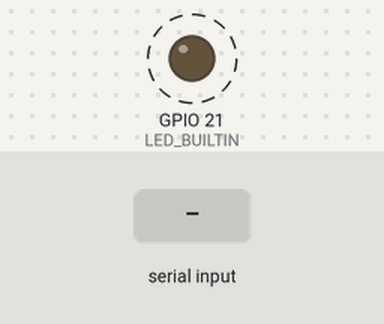
Simulated run of this sketch. Board: Seeed XIAO ESP32-S3. Parts: output pins drawn as LEDs (lit = HIGH). Dashed ring = blinking. The inputs (shaded band) are chosen by the test bench. What the sketch prints to the serial monitor is not drawn.

Above: at 1.2 s.
1.3 s: "g" received over Serial
Timing chart, 0 to 10.3 s (numbered marks = the images above; inputs shaded):
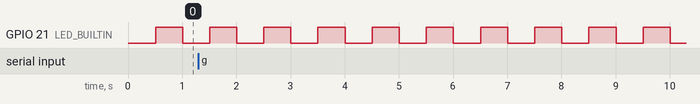

Measured:
- by itself, GPIO 21 (LED_BUILTIN): alternates HIGH for 0.50 s and LOW for 0.50 s

The sketch:

00_hello.ino
```cpp
// Bench test 0: the board is alive, USB serial works, and the chip is what we paid for.
//
// Expected on a XIAO ESP32S3 Sense: ESP32-S3, 8 MB flash, 8 MB PSRAM.
// If PSRAM reads 0, the sketch was built without PSRAM=opi -- rebuild with it.
// The mic test buffers audio in PSRAM, so this has to pass first.
//
// Protocol: see libraries/BenchProto. Send g to run.

#include <BenchProto.h>
#include <esp_mac.h>

void run() {
  // getEfuseMac() returns the bytes reversed when printed as one number; read them in order.
  uint8_t mac[6];
  esp_efuse_mac_get_default(mac);
  char macStr[18];
  snprintf(macStr, sizeof(macStr), "%02X:%02X:%02X:%02X:%02X:%02X", mac[0], mac[1], mac[2], mac[3],
           mac[4], mac[5]);

  Serial.printf("Chip:  %s rev %d, %d cores @ %lu MHz\n", ESP.getChipModel(), ESP.getChipRevision(),
                ESP.getChipCores(), ESP.getCpuFreqMHz());
  Serial.printf("Flash: %lu MB\n", ESP.getFlashChipSize() / (1024 * 1024));
  Serial.printf("PSRAM: %lu KB\n", ESP.getPsramSize() / 1024);
  Serial.printf("MAC:   %s\n", macStr);

  bench::result(bench::kvs("chip", ESP.getChipModel()) + "," +
                bench::kv("rev", (int)ESP.getChipRevision()) + "," +
                bench::kv("cores", (int)ESP.getChipCores()) + "," +
                bench::kv("cpu_mhz", (unsigned long)ESP.getCpuFreqMHz()) + "," +
                bench::kv("flash_bytes", (unsigned long)ESP.getFlashChipSize()) + "," +
                bench::kv("psram_bytes", (unsigned long)ESP.getPsramSize()) + "," +
                bench::kvs("mac", macStr));
}

void setup() {
  // User LED is GPIO21 and active-LOW. GPIO21 is ALSO the Sense's SD chip-select, so only
  // this sketch touches the LED -- never anything that uses SD.
  pinMode(LED_BUILTIN, OUTPUT);
  bench::begin("00_hello");
}

void loop() {
  if (bench::poll() == 'g') run();
  // Blink as a visible heartbeat, without printing anything.
  digitalWrite(LED_BUILTIN, (millis() / 500) % 2 ? HIGH : LOW);
  delay(10);
}
```
